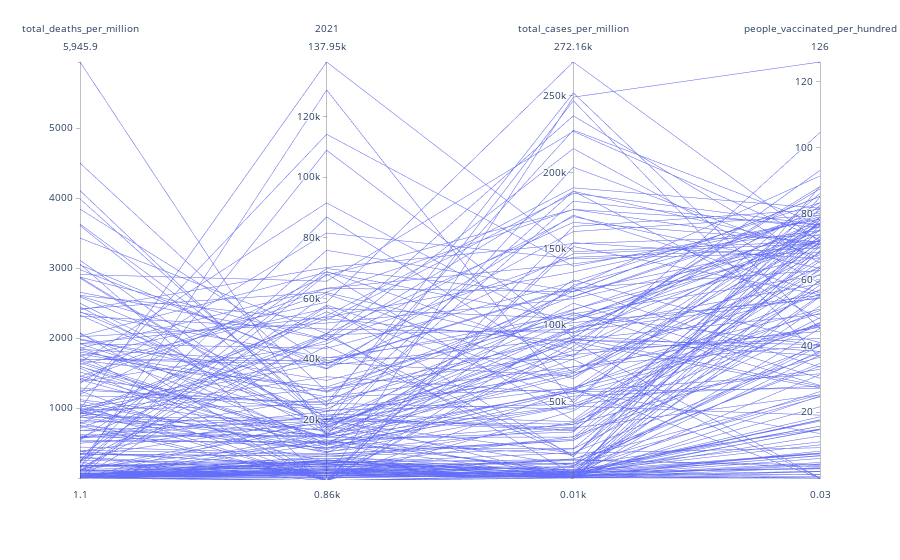

Here is the notebook cell this chart was saved with:
### Code cell
import pandas as pd
import plotly.graph_objs as go
import seaborn as sns
import matplotlib.pyplot as plt
import plotly.express as px

# Load your datasets
covid_df = pd.read_csv('docs/owid-covid-data.csv')
gdp_df = pd.read_csv('docs/GDP-data.csv', skiprows=4)

# Filter COVID data for the year 2021
covid_2021_df = covid_df[covid_df['date'].str.startswith('2021')]

# List of variables to get the last value for
variables = ['total_deaths_per_million', 'total_cases_per_million', 'people_vaccinated_per_hundred']

# Dictionary to hold the last value DataFrames
last_values_dfs = {}

# Group by 'location' and get the last value for each variable
for var in variables:
    last_values_dfs[var] = covid_2021_df.groupby('location').last()[var].reset_index()

# Start with the first DataFrame
merged_df = last_values_dfs[variables[0]]

# Merge the rest of the DataFrames
for var in variables[1:]:
    merged_df = pd.merge(merged_df, last_values_dfs[var], on='location', how='left')

# Load and preprocess GDP data
gdp_df = gdp_df.rename(columns={"Country Name": 'location'})
gdp_df = gdp_df[['location', "2021"]]

# Merge with the COVID data
final_merged_df = pd.merge(merged_df, gdp_df, on='location', how='inner')

variables_to_compare = ['total_deaths_per_million', '2021', 'total_cases_per_million', 'people_vaccinated_per_hundred']


fig4 = px.parallel_coordinates(final_merged_df, dimensions=variables_to_compare)
fig4.show()

### Figure 1 — Plotly figure (JSON) as saved in the notebook; plotly's stock layout.template omitted (floating-point values rounded to 4 significant figures; data arrays with more than 128 entries replaced by an {"elided": "..."} marker saying what was removed)
{"data": [{"dimensions": [{"label": "total_deaths_per_million", "values": {"elided": "193 float values"}}, {"label": "2021", "values": {"elided": "193 float values"}}, {"label": "total_cases_per_million", "values": {"elided": "193 float values"}}, {"label": "people_vaccinated_per_hundred", "values": {"elided": "193 float values"}}], "domain": {"x": [0, 1], "y": [0, 1]}, "name": "", "type": "parcoords"}], "layout": {"legend": {"tracegroupgap": 0}, "margin": {"t": 60}}}
